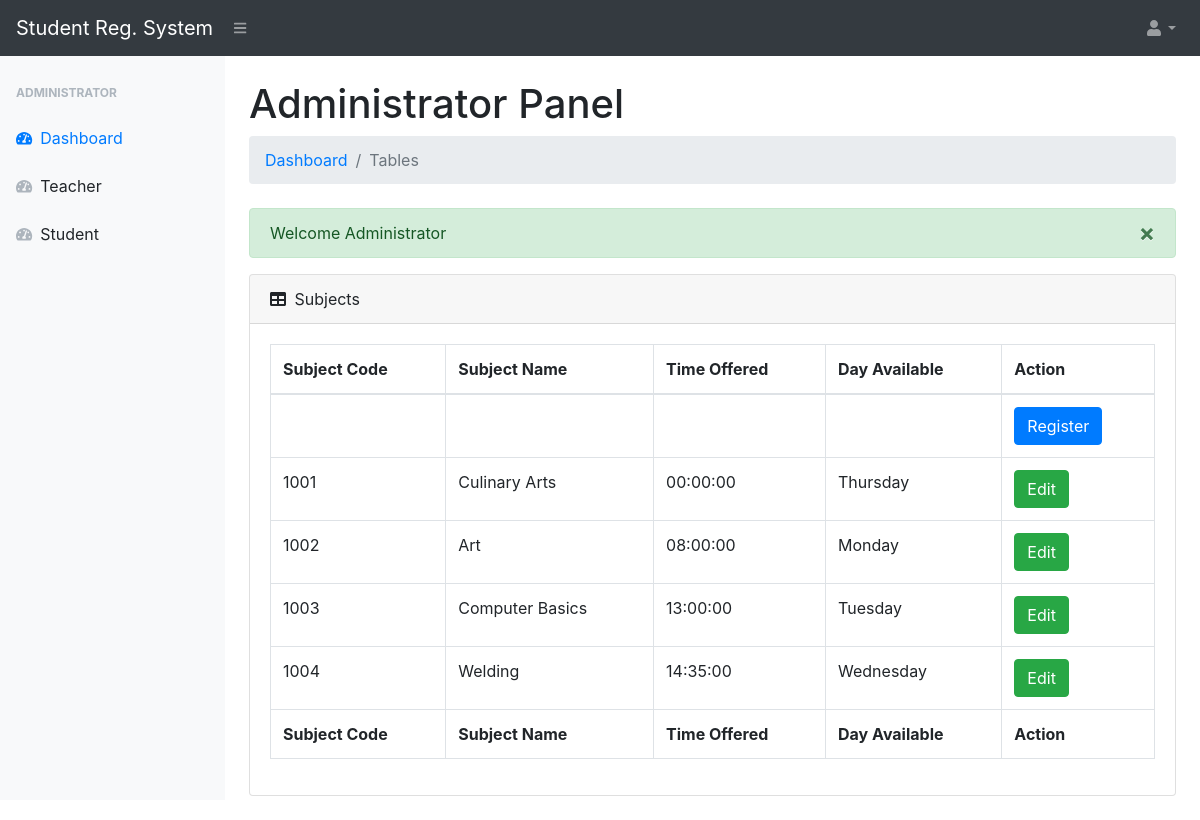
The app's page /dist/admin/index.php (signed in) with its own data.
### tables this page shows
CREATE TABLE `subject` (
  `id` int(10) NOT NULL,
  `subid` int(10) NOT NULL,
  `subname` varchar(60) NOT NULL,
  `subtime` time NOT NULL,
  `subday` varchar(10) NOT NULL
);

### dist/admin/index.php (the view, shortened to what this page needs)
?><!DOCTYPE html>
<html lang="en">
    <head>
        <link href="../css/styles.css" rel="stylesheet" />
        <link href="https://cdn.datatables.net/1.10.20/css/dataTables.bootstrap4.min.css" rel="stylesheet" />
    </head>
    <body class="sb-nav-fixed">
       <?php include 'navbar.php';?>
       <div id="layoutSidenav_content">
           <main>
               <div class="container-fluid">
                   <h1 class="mt-4">Administrator Panel</h1>
                   <ol class="breadcrumb mb-4">
                       <li class="breadcrumb-item"><a href="index.php">Dashboard</a></li>
                       <li class="breadcrumb-item active">Tables</li>
                   </ol>
                       <?php if(isset($_SESSION['success'])){ echo $_SESSION['success']; }?>
                   <div class="card mb-4">
                       <div class="card-header">
                           <i class="fas fa-table mr-1"></i>
                           Subjects
                       </div>
                       <div class="card-body">
                           <div class="table-responsive">
                               <table class="table table-bordered" id="dataTableAdd" cellspacing="0">
                                   <thead>
                                   <tr>
                                       <th>Subject Code</th>
                                       <th>Subject Name</th>
                                       <th>Time Offered</th>
                                       <th>Day Available</th>
                                       <th>Action</th>
                                   </tr>
                                   </thead>
                                   <tfoot>
                                   <tr>
                                       <th>Subject Code</th>
                                       <th>Subject Name</th>
                                       <th>Time Offered</th>
                                       <th>Day Available</th>
                                       <th>Action</th>
                                   </tr>
                                   </tfoot>
                                   <tbody>
                                   <tr>
                                       <td></td>
                                       <td></td>
                                       <td></td>
                                       <td></td>
                                       <td>
                                           <button type="button" class="btn btn-primary" data-toggle="modal" data-target="#myModal1">Register</button>
                                           <br/>
                                       </td>
                                   </tr>
                                   <?php
                                   include "../conn.php";
                                   $sql = "Select * from `subject`";
                                   if ($result = mysqli_query($link, $sql)){
                                   while($row = mysqli_fetch_array($result)){
                                       echo "<tr>";
                                       echo "<td>". $row['subid'] ."</td>";
                                       echo "<td>". $row['subname'] ."</td>";
                                       echo "<td>". $row['subtime'] ."</td>";
                                       echo "<td>". $row['subday'] ."</td>";
                                       echo "<td>";
                                       echo " <button class='btn btn-success' data-toggle='modal' data-target='#editmodal'>Edit</button>";
                                       echo "</tr>";
                                   }}
                                   ?>
                                   </tbody>
                               </table>
                           </div>
                       </div>
                   </div>
               </div>
                        </div>
       </div>
    </body>
</html>

### records on screen
subject: subid "1001", subname "Culinary Arts", subtime "00:00:00", subday "Thursday"
subject: subid "1002", subname "Art", subtime "08:00:00", subday "Monday"
subject: subid "1003", subname "Computer Basics", subtime "13:00:00", subday "Tuesday"
subject: subid "1004", subname "Welding", subtime "14:35:00", subday "Wednesday"

### other values on screen
$_SESSION['success'] "× × Welcome Administrator"
